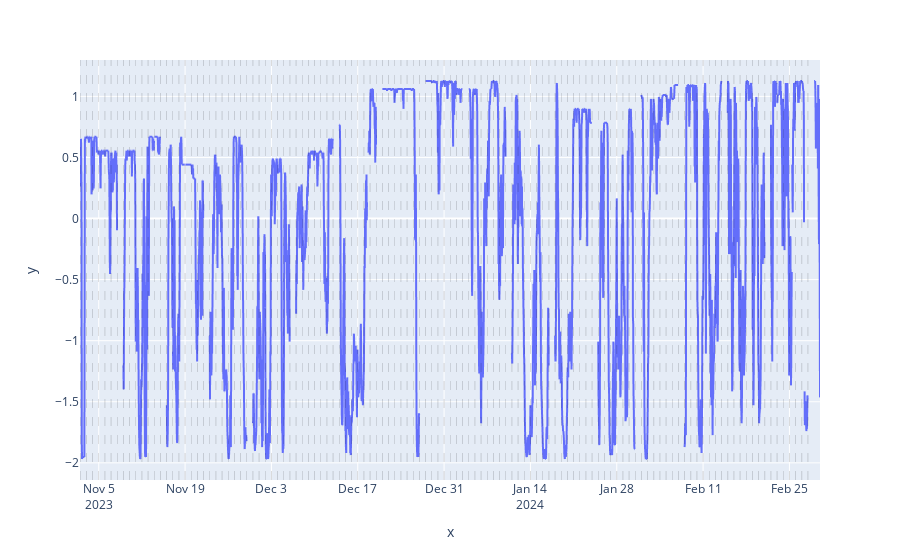

The cell this chart's notebook holds for it:
### Code cell
# Instanciate the NormalScaler
norm_scaler = NormalScaler()

# Fit and normalize
gen_data_dt_norm = norm_scaler.fit_transform(gen_data_dt_peeled)

# Plot
plot_time_serie(gen_data_dt_norm,
                "",
                "value",
                dt_index = True)

### Figure 1 — Plotly figure (JSON) as saved in the notebook; plotly's stock layout.template omitted (floating-point values rounded to 4 significant figures; data arrays with more than 128 entries replaced by an {"elided": "..."} marker saying what was removed)
{"data": [{"hovertemplate": "x=%{x}<br>y=%{y}<extra></extra>", "legendgroup": "", "line": {"color": "#636efa", "dash": "solid"}, "marker": {"symbol": "circle"}, "mode": "lines", "name": "", "showlegend": false, "type": "scattergl", "x": {"elided": "2880 str values"}, "xaxis": "x", "y": {"elided": "2880 float values"}, "yaxis": "y"}], "layout": {"legend": {"tracegroupgap": 0}, "margin": {"t": 60}, "shapes": [{"line": {"color": "black", "dash": "dash", "width": 0.5}, "opacity": 0.3, "type": "line", "x0": "2023-11-02T00:00:00", "x1": "2023-11-02T00:00:00", "xref": "x", "y0": 0, "y1": 1, "yref": "y domain"}, {"line": {"color": "black", "dash": "dash", "width": 0.5}, "opacity": 0.3, "type": "line", "x0": "2023-11-03T00:00:00", "x1": "2023-11-03T00:00:00", "xref": "x", "y0": 0, "y1": 1, "yref": "y domain"}, {"line": {"color": "black", "dash": "dash", "width": 0.5}, "opacity": 0.3, "type": "line", "x0": "2023-11-04T00:00:00", "x1": "2023-11-04T00:00:00", "xref": "x", "y0": 0, "y1": 1, "yref": "y domain"}, {"line": {"color": "black", "dash": "dash", "width": 0.5}, "opacity": 0.3, "type": "line", "x0": "2023-11-05T00:00:00", "x1": "2023-11-05T00:00:00", "xref": "x", "y0": 0, "y1": 1, "yref": "y domain"}, {"line": {"color": "black", "dash": "dash", "width": 0.5}, "opacity": 0.3, "type": "line", "x0": "2023-11-06T00:00:00", "x1": "2023-11-06T00:00:00", "xref": "x", "y0": 0, "y1": 1, "yref": "y domain"}, {"line": {"color": "black", "dash": "dash", "width": 0.5}, "opacity": 0.3, "type": "line", "x0": "2023-11-07T00:00:00", "x1": "2023-11-07T00:00:00", "xref": "x", "y0": 0, "y1": 1, "yref": "y domain"}, {"line": {"color": "black", "dash": "dash", "width": 0.5}, "opacity": 0.3, "type": "line", "x0": "2023-11-08T00:00:00", "x1": "2023-11-08T00:00:00", "xref": "x", "y0": 0, "y1": 1, "yref": "y domain"}, {"line": {"color": "black", "dash": "dash", "width": 0.5}, "opacity": 0.3, "type": "line", "x0": "2023-11-09T00:00:00", "x1": "2023-11-09T00:00:00", "xref": "x", "y0": 0, "y1": 1, "yref": "y domain"}, {"line": {"color": "black", "dash": "dash", "width": 0.5}, "opacity": 0.3, "type": "line", "x0": "2023-11-10T00:00:00", "x1": "2023-11-10T00:00:00", "xref": "x", "y0": 0, "y1": 1, "yref": "y domain"}, {"line": {"color": "black", "dash": "dash", "width": 0.5}, "opacity": 0.3, "type": "line", "x0": "2023-11-11T00:00:00", "x1": "2023-11-11T00:00:00", "xref": "x", "y0": 0, "y1": 1, "yref": "y domain"}, {"line": {"color": "black", "dash": "dash", "width": 0.5}, "opacity": 0.3, "type": "line", "x0": "2023-11-12T00:00:00", "x1": "2023-11-12T00:00:00", "xref": "x", "y0": 0, "y1": 1, "yref": "y domain"}, {"line": {"color": "black", "dash": "dash", "width": 0.5}, "opacity": 0.3, "type": "line", "x0": "2023-11-13T00:00:00", "x1": "2023-11-13T00:00:00", "xref": "x", "y0": 0, "y1": 1, "yref": "y domain"}, {"line": {"color": "black", "dash": "dash", "width": 0.5}, "opacity": 0.3, "type": "line", "x0": "2023-11-14T00:00:00", "x1": "2023-11-14T00:00:00", "xref": "x", "y0": 0, "y1": 1, "yref": "y domain"}, {"line": {"color": "black", "dash": "dash", "width": 0.5}, "opacity": 0.3, "type": "line", "x0": "2023-11-15T00:00:00", "x1": "2023-11-15T00:00:00", "xref": "x", "y0": 0, "y1": 1, "yref": "y domain"}, {"line": {"color": "black", "dash": "dash", "width": 0.5}, "opacity": 0.3, "type": "line", "x0": "2023-11-16T00:00:00", "x1": "2023-11-16T00:00:00", "xref": "x", "y0": 0, "y1": 1, "yref": "y domain"}, {"line": {"color": "black", "dash": "dash", "width": 0.5}, "opacity": 0.3, "type": "line", "x0": "2023-11-17T00:00:00", "x1": "2023-11-17T00:00:00", "xref": "x", "y0": 0, "y1": 1, "yref": "y domain"}, {"line": {"color": "black", "dash": "dash", "width": 0.5}, "opacity": 0.3, "type": "line", "x0": "2023-11-18T00:00:00", "x1": "2023-11-18T00:00:00", "xref": "x", "y0": 0, "y1": 1, "yref": "y domain"}, {"line": {"color": "black", "dash": "dash", "width": 0.5}, "opacity": 0.3, "type": "line", "x0": "2023-11-19T00:00:00", "x1": "2023-11-19T00:00:00", "xref": "x", "y0": 0, "y1": 1, "yref": "y domain"}, {"line": {"color": "black", "dash": "dash", "width": 0.5}, "opacity": 0.3, "type": "line", "x0": "2023-11-20T00:00:00", "x1": "2023-11-20T00:00:00", "xref": "x", "y0": 0, "y1": 1, "yref": "y domain"}, {"line": {"color": "black", "dash": "dash", "width": 0.5}, "opacity": 0.3, "type": "line", "x0": "2023-11-21T00:00:00", "x1": "2023-11-21T00:00:00", "xref": "x", "y0": 0, "y1": 1, "yref": "y domain"}, {"line": {"color": "black", "dash": "dash", "width": 0.5}, "opacity": 0.3, "type": "line", "x0": "2023-11-22T00:00:00", "x1": "2023-11-22T00:00:00", "xref": "x", "y0": 0, "y1": 1, "yref": "y domain"}, {"line": {"color": "black", "dash": "dash", "width": 0.5}, "opacity": 0.3, "type": "line", "x0": "2023-11-23T00:00:00", "x1": "2023-11-23T00:00:00", "xref": "x", "y0": 0, "y1": 1, "yref": "y domain"}, {"line": {"color": "black", "dash": "dash", "width": 0.5}, "opacity": 0.3, "type": "line", "x0": "2023-11-24T00:00:00", "x1": "2023-11-24T00:00:00", "xref": "x", "y0": 0, "y1": 1, "yref": "y domain"}, {"line": {"color": "black", "dash": "dash", "width": 0.5}, "opacity": 0.3, "type": "line", "x0": "2023-11-25T00:00:00", "x1": "2023-11-25T00:00:00", "xref": "x", "y0": 0, "y1": 1, "yref": "y domain"}, {"line": {"color": "black", "dash": "dash", "width": 0.5}, "opacity": 0.3, "type": "line", "x0": "2023-11-26T00:00:00", "x1": "2023-11-26T00:00:00", "xref": "x", "y0": 0, "y1": 1, "yref": "y domain"}, {"line": {"color": "black", "dash": "dash", "width": 0.5}, "opacity": 0.3, "type": "line", "x0": "2023-11-27T00:00:00", "x1": "2023-11-27T00:00:00", "xref": "x", "y0": 0, "y1": 1, "yref": "y domain"}, {"line": {"color": "black", "dash": "dash", "width": 0.5}, "opacity": 0.3, "type": "line", "x0": "2023-11-28T00:00:00", "x1": "2023-11-28T00:00:00", "xref": "x", "y0": 0, "y1": 1, "yref": "y domain"}, {"line": {"color": "black", "dash": "dash", "width": 0.5}, "opacity": 0.3, "type": "line", "x0": "2023-11-29T00:00:00", "x1": "2023-11-29T00:00:00", "xref": "x", "y0": 0, "y1": 1, "yref": "y domain"}, {"line": {"color": "black", "dash": "dash", "width": 0.5}, "opacity": 0.3, "type": "line", "x0": "2023-11-30T00:00:00", "x1": "2023-11-30T00:00:00", "xref": "x", "y0": 0, "y1": 1, "yref": "y domain"}, {"line": {"color": "black", "dash": "dash", "width": 0.5}, "opacity": 0.3, "type": "line", "x0": "2023-12-01T00:00:00", "x1": "2023-12-01T00:00:00", "xref": "x", "y0": 0, "y1": 1, "yref": "y domain"}, {"line": {"color": "black", "dash": "dash", "width": 0.5}, "opacity": 0.3, "type": "line", "x0": "2023-12-02T00:00:00", "x1": "2023-12-02T00:00:00", "xref": "x", "y0": 0, "y1": 1, "yref": "y domain"}, {"line": {"color": "black", "dash": "dash", "width": 0.5}, "opacity": 0.3, "type": "line", "x0": "2023-12-03T00:00:00", "x1": "2023-12-03T00:00:00", "xref": "x", "y0": 0, "y1": 1, "yref": "y domain"}, {"line": {"color": "black", "dash": "dash", "width": 0.5}, "opacity": 0.3, "type": "line", "x0": "2023-12-04T00:00:00", "x1": "2023-12-04T00:00:00", "xref": "x", "y0": 0, "y1": 1, "yref": "y domain"}, {"line": {"color": "black", "dash": "dash", "width": 0.5}, "opacity": 0.3, "type": "line", "x0": "2023-12-05T00:00:00", "x1": "2023-12-05T00:00:00", "xref": "x", "y0": 0, "y1": 1, "yref": "y domain"}, {"line": {"color": "black", "dash": "dash", "width": 0.5}, "opacity": 0.3, "type": "line", "x0": "2023-12-06T00:00:00", "x1": "2023-12-06T00:00:00", "xref": "x", "y0": 0, "y1": 1, "yref": "y domain"}, {"line": {"color": "black", "dash": "dash", "width": 0.5}, "opacity": 0.3, "type": "line", "x0": "2023-12-07T00:00:00", "x1": "2023-12-07T00:00:00", "xref": "x", "y0": 0, "y1": 1, "yref": "y domain"}, {"line": {"color": "black", "dash": "dash", "width": 0.5}, "opacity": 0.3, "type": "line", "x0": "2023-12-08T00:00:00", "x1": "2023-12-08T00:00:00", "xref": "x", "y0": 0, "y1": 1, "yref": "y domain"}, {"line": {"color": "black", "dash": "dash", "width": 0.5}, "opacity": 0.3, "type": "line", "x0": "2023-12-09T00:00:00", "x1": "2023-12-09T00:00:00", "xref": "x", "y0": 0, "y1": 1, "yref": "y domain"}, {"line": {"color": "black", "dash": "dash", "width": 0.5}, "opacity": 0.3, "type": "line", "x0": "2023-12-10T00:00:00", "x1": "2023-12-10T00:00:00", "xref": "x", "y0": 0, "y1": 1, "yref": "y domain"}, {"line": {"color": "black", "dash": "dash", "width": 0.5}, "opacity": 0.3, "type": "line", "x0": "2023-12-11T00:00:00", "x1": "2023-12-11T00:00:00", "xref": "x", "y0": 0, "y1": 1, "yref": "y domain"}, {"line": {"color": "black", "dash": "dash", "width": 0.5}, "opacity": 0.3, "type": "line", "x0": "2023-12-12T00:00:00", "x1": "2023-12-12T00:00:00", "xref": "x", "y0": 0, "y1": 1, "yref": "y domain"}, {"line": {"color": "black", "dash": "dash", "width": 0.5}, "opacity": 0.3, "type": "line", "x0": "2023-12-13T00:00:00", "x1": "2023-12-13T00:00:00", "xref": "x", "y0": 0, "y1": 1, "yref": "y domain"}, {"line": {"color": "black", "dash": "dash", "width": 0.5}, "opacity": 0.3, "type": "line", "x0": "2023-12-14T00:00:00", "x1": "2023-12-14T00:00:00", "xref": "x", "y0": 0, "y1": 1, "yref": "y domain"}, {"line": {"color": "black", "dash": "dash", "width": 0.5}, "opacity": 0.3, "type": "line", "x0": "2023-12-15T00:00:00", "x1": "2023-12-15T00:00:00", "xref": "x", "y0": 0, "y1": 1, "yref": "y domain"}, {"line": {"color": "black", "dash": "dash", "width": 0.5}, "opacity": 0.3, "type": "line", "x0": "2023-12-16T00:00:00", "x1": "2023-12-16T00:00:00", "xref": "x", "y0": 0, "y1": 1, "yref": "y domain"}, {"line": {"color": "black", "dash": "dash", "width": 0.5}, "opacity": 0.3, "type": "line", "x0": "2023-12-17T00:00:00", "x1": "2023-12-17T00:00:00", "xref": "x", "y0": 0, "y1": 1, "yref": "y domain"}, {"line": {"color": "black", "dash": "dash", "width": 0.5}, "opacity": 0.3, "type": "line", "x0": "2023-12-18T00:00:00", "x1": "2023-12-18T00:00:00", "xref": "x", "y0": 0, "y1": 1, "yref": "y domain"}, {"line": {"color": "black", "dash": "dash", "width": 0.5}, "opacity": 0.3, "type": "line", "x0": "2023-12-19T00:00:00", "x1": "2023-12-19T00:00:00", "xref": "x", "y0": 0, "y1": 1, "yref": "y domain"}, {"line": {"color": "black", "dash": "dash", "width": 0.5}, "opacity": 0.3, "type": "line", "x0": "2023-12-20T00:00:00", "x1": "2023-12-20T00:00:00", "xref": "x", "y0": 0, "y1": 1, "yref": "y domain"}, {"line": {"color": "black", "dash": "dash", "width": 0.5}, "opacity": 0.3, "type": "line", "x0": "2023-12-21T00:00:00", "x1": "2023-12-21T00:00:00", "xref": "x", "y0": 0, "y1": 1, "yref": "y domain"}, {"line": {"color": "black", "dash": "dash", "width": 0.5}, "opacity": 0.3, "type": "line", "x0": "2023-12-22T00:00:00", "x1": "2023-12-22T00:00:00", "xref": "x", "y0": 0, "y1": 1, "yref": "y domain"}, {"line": {"color": "black", "dash": "dash", "width": 0.5}, "opacity": 0.3, "type": "line", "x0": "2023-12-23T00:00:00", "x1": "2023-12-23T00:00:00", "xref": "x", "y0": 0, "y1": 1, "yref": "y domain"}, {"line": {"color": "black", "dash": "dash", "width": 0.5}, "opacity": 0.3, "type": "line", "x0": "2023-12-24T00:00:00", "x1": "2023-12-24T00:00:00", "xref": "x", "y0": 0, "y1": 1, "yref": "y domain"}, {"line": {"color": "black", "dash": "dash", "width": 0.5}, "opacity": 0.3, "type": "line", "x0": "2023-12-25T00:00:00", "x1": "2023-12-25T00:00:00", "xref": "x", "y0": 0, "y1": 1, "yref": "y domain"}, {"line": {"color": "black", "dash": "dash", "width": 0.5}, "opacity": 0.3, "type": "line", "x0": "2023-12-26T00:00:00", "x1": "2023-12-26T00:00:00", "xref": "x", "y0": 0, "y1": 1, "yref": "y domain"}, {"line": {"color": "black", "dash": "dash", "width": 0.5}, "opacity": 0.3, "type": "line", "x0": "2023-12-27T00:00:00", "x1": "2023-12-27T00:00:00", "xref": "x", "y0": 0, "y1": 1, "yref": "y domain"}, {"line": {"color": "black", "dash": "dash", "width": 0.5}, "opacity": 0.3, "type": "line", "x0": "2023-12-28T00:00:00", "x1": "2023-12-28T00:00:00", "xref": "x", "y0": 0, "y1": 1, "yref": "y domain"}, {"line": {"color": "black", "dash": "dash", "width": 0.5}, "opacity": 0.3, "type": "line", "x0": "2023-12-29T00:00:00", "x1": "2023-12-29T00:00:00", "xref": "x", "y0": 0, "y1": 1, "yref": "y domain"}, {"line": {"color": "black", "dash": "dash", "width": 0.5}, "opacity": 0.3, "type": "line", "x0": "2023-12-30T00:00:00", "x1": "2023-12-30T00:00:00", "xref": "x", "y0": 0, "y1": 1, "yref": "y domain"}, {"line": {"color": "black", "dash": "dash", "width": 0.5}, "opacity": 0.3, "type": "line", "x0": "2023-12-31T00:00:00", "x1": "2023-12-31T00:00:00", "xref": "x", "y0": 0, "y1": 1, "yref": "y domain"}, {"line": {"color": "black", "dash": "dash", "width": 0.5}, "opacity": 0.3, "type": "line", "x0": "2024-01-01T00:00:00", "x1": "2024-01-01T00:00:00", "xref": "x", "y0": 0, "y1": 1, "yref": "y domain"}, {"line": {"color": "black", "dash": "dash", "width": 0.5}, "opacity": 0.3, "type": "line", "x0": "2024-01-02T00:00:00", "x1": "2024-01-02T00:00:00", "xref": "x", "y0": 0, "y1": 1, "yref": "y domain"}, {"line": {"color": "black", "dash": "dash", "width": 0.5}, "opacity": 0.3, "type": "line", "x0": "2024-01-03T00:00:00", "x1": "2024-01-03T00:00:00", "xref": "x", "y0": 0, "y1": 1, "yref": "y domain"}, {"line": {"color": "black", "dash": "dash", "width": 0.5}, "opacity": 0.3, "type": "line", "x0": "2024-01-04T00:00:00", "x1": "2024-01-04T00:00:00", "xref": "x", "y0": 0, "y1": 1, "yref": "y domain"}, {"line": {"color": "black", "dash": "dash", "width": 0.5}, "opacity": 0.3, "type": "line", "x0": "2024-01-05T00:00:00", "x1": "2024-01-05T00:00:00", "xref": "x", "y0": 0, "y1": 1, "yref": "y domain"}, {"line": {"color": "black", "dash": "dash", "width": 0.5}, "opacity": 0.3, "type": "line", "x0": "2024-01-06T00:00:00", "x1": "2024-01-06T00:00:00", "xref": "x", "y0": 0, "y1": 1, "yref": "y domain"}, {"line": {"color": "black", "dash": "dash", "width": 0.5}, "opacity": 0.3, "type": "line", "x0": "2024-01-07T00:00:00", "x1": "2024-01-07T00:00:00", "xref": "x", "y0": 0, "y1": 1, "yref": "y domain"}, {"line": {"color": "black", "dash": "dash", "width": 0.5}, "opacity": 0.3, "type": "line", "x0": "2024-01-08T00:00:00", "x1": "2024-01-08T00:00:00", "xref": "x", "y0": 0, "y1": 1, "yref": "y domain"}, {"line": {"color": "black", "dash": "dash", "width": 0.5}, "opacity": 0.3, "type": "line", "x0": "2024-01-09T00:00:00", "x1": "2024-01-09T00:00:00", "xref": "x", "y0": 0, "y1": 1, "yref": "y domain"}, {"line": {"color": "black", "dash": "dash", "width": 0.5}, "opacity": 0.3, "type": "line", "x0": "2024-01-10T00:00:00", "x1": "2024-01-10T00:00:00", "xref": "x", "y0": 0, "y1": 1, "yref": "y domain"}, {"line": {"color": "black", "dash": "dash", "width": 0.5}, "opacity": 0.3, "type": "line", "x0": "2024-01-11T00:00:00", "x1": "2024-01-11T00:00:00", "xref": "x", "y0": 0, "y1": 1, "yref": "y domain"}, {"line": {"color": "black", "dash": "dash", "width": 0.5}, "opacity": 0.3, "type": "line", "x0": "2024-01-12T00:00:00", "x1": "2024-01-12T00:00:00", "xref": "x", "y0": 0, "y1": 1, "yref": "y domain"}, {"line": {"color": "black", "dash": "dash", "width": 0.5}, "opacity": 0.3, "type": "line", "x0": "2024-01-13T00:00:00", "x1": "2024-01-13T00:00:00", "xref": "x", "y0": 0, "y1": 1, "yref": "y domain"}, {"line": {"color": "black", "dash": "dash", "width": 0.5}, "opacity": 0.3, "type": "line", "x0": "2024-01-14T00:00:00", "x1": "2024-01-14T00:00:00", "xref": "x", "y0": 0, "y1": 1, "yref": "y domain"}, {"line": {"color": "black", "dash": "dash", "width": 0.5}, "opacity": 0.3, "type": "line", "x0": "2024-01-15T00:00:00", "x1": "2024-01-15T00:00:00", "xref": "x", "y0": 0, "y1": 1, "yref": "y domain"}, {"line": {"color": "black", "dash": "dash", "width": 0.5}, "opacity": 0.3, "type": "line", "x0": "2024-01-16T00:00:00", "x1": "2024-01-16T00:00:00", "xref": "x", "y0": 0, "y1": 1, "yref": "y domain"}, {"line": {"color": "black", "dash": "dash", "width": 0.5}, "opacity": 0.3, "type": "line", "x0": "2024-01-17T00:00:00", "x1": "2024-01-17T00:00:00", "xref": "x", "y0": 0, "y1": 1, "yref": "y domain"}, {"line": {"color": "black", "dash": "dash", "width": 0.5}, "opacity": 0.3, "type": "line", "x0": "2024-01-18T00:00:00", "x1": "2024-01-18T00:00:00", "xref": "x", "y0": 0, "y1": 1, "yref": "y domain"}, {"line": {"color": "black", "dash": "dash", "width": 0.5}, "opacity": 0.3, "type": "line", "x0": "2024-01-19T00:00:00", "x1": "2024-01-19T00:00:00", "xref": "x", "y0": 0, "y1": 1, "yref": "y domain"}, {"line": {"color": "black", "dash": "dash", "width": 0.5}, "opacity": 0.3, "type": "line", "x0": "2024-01-20T00:00:00", "x1": "2024-01-20T00:00:00", "xref": "x", "y0": 0, "y1": 1, "yref": "y domain"}, {"line": {"color": "black", "dash": "dash", "width": 0.5}, "opacity": 0.3, "type": "line", "x0": "2024-01-21T00:00:00", "x1": "2024-01-21T00:00:00", "xref": "x", "y0": 0, "y1": 1, "yref": "y domain"}, {"line": {"color": "black", "dash": "dash", "width": 0.5}, "opacity": 0.3, "type": "line", "x0": "2024-01-22T00:00:00", "x1": "2024-01-22T00:00:00", "xref": "x", "y0": 0, "y1": 1, "yref": "y domain"}, {"line": {"color": "black", "dash": "dash", "width": 0.5}, "opacity": 0.3, "type": "line", "x0": "2024-01-23T00:00:00", "x1": "2024-01-23T00:00:00", "xref": "x", "y0": 0, "y1": 1, "yref": "y domain"}, {"line": {"color": "black", "dash": "dash", "width": 0.5}, "opacity": 0.3, "type": "line", "x0": "2024-01-24T00:00:00", "x1": "2024-01-24T00:00:00", "xref": "x", "y0": 0, "y1": 1, "yref": "y domain"}, {"line": {"color": "black", "dash": "dash", "width": 0.5}, "opacity": 0.3, "type": "line", "x0": "2024-01-25T00:00:00", "x1": "2024-01-25T00:00:00", "xref": "x", "y0": 0, "y1": 1, "yref": "y domain"}, {"line": {"color": "black", "dash": "dash", "width": 0.5}, "opacity": 0.3, "type": "line", "x0": "2024-01-26T00:00:00", "x1": "2024-01-26T00:00:00", "xref": "x", "y0": 0, "y1": 1, "yref": "y domain"}, {"line": {"color": "black", "dash": "dash", "width": 0.5}, "opacity": 0.3, "type": "line", "x0": "2024-01-27T00:00:00", "x1": "2024-01-27T00:00:00", "xref": "x", "y0": 0, "y1": 1, "yref": "y domain"}, {"line": {"color": "black", "dash": "dash", "width": 0.5}, "opacity": 0.3, "type": "line", "x0": "2024-01-28T00:00:00", "x1": "2024-01-28T00:00:00", "xref": "x", "y0": 0, "y1": 1, "yref": "y domain"}, {"line": {"color": "black", "dash": "dash", "width": 0.5}, "opacity": 0.3, "type": "line", "x0": "2024-01-29T00:00:00", "x1": "2024-01-29T00:00:00", "xref": "x", "y0": 0, "y1": 1, "yref": "y domain"}, {"line": {"color": "black", "dash": "dash", "width": 0.5}, "opacity": 0.3, "type": "line", "x0": "2024-01-30T00:00:00", "x1": "2024-01-30T00:00:00", "xref": "x", "y0": 0, "y1": 1, "yref": "y domain"}, {"line": {"color": "black", "dash": "dash", "width": 0.5}, "opacity": 0.3, "type": "line", "x0": "2024-01-31T00:00:00", "x1": "2024-01-31T00:00:00", "xref": "x", "y0": 0, "y1": 1, "yref": "y domain"}, {"line": {"color": "black", "dash": "dash", "width": 0.5}, "opacity": 0.3, "type": "line", "x0": "2024-02-01T00:00:00", "x1": "2024-02-01T00:00:00", "xref": "x", "y0": 0, "y1": 1, "yref": "y domain"}, {"line": {"color": "black", "dash": "dash", "width": 0.5}, "opacity": 0.3, "type": "line", "x0": "2024-02-02T00:00:00", "x1": "2024-02-02T00:00:00", "xref": "x", "y0": 0, "y1": 1, "yref": "y domain"}, {"line": {"color": "black", "dash": "dash", "width": 0.5}, "opacity": 0.3, "type": "line", "x0": "2024-02-03T00:00:00", "x1": "2024-02-03T00:00:00", "xref": "x", "y0": 0, "y1": 1, "yref": "y domain"}, {"line": {"color": "black", "dash": "dash", "width": 0.5}, "opacity": 0.3, "type": "line", "x0": "2024-02-04T00:00:00", "x1": "2024-02-04T00:00:00", "xref": "x", "y0": 0, "y1": 1, "yref": "y domain"}, {"line": {"color": "black", "dash": "dash", "width": 0.5}, "opacity": 0.3, "type": "line", "x0": "2024-02-05T00:00:00", "x1": "2024-02-05T00:00:00", "xref": "x", "y0": 0, "y1": 1, "yref": "y domain"}, {"line": {"color": "black", "dash": "dash", "width": 0.5}, "opacity": 0.3, "type": "line", "x0": "2024-02-06T00:00:00", "x1": "2024-02-06T00:00:00", "xref": "x", "y0": 0, "y1": 1, "yref": "y domain"}, {"line": {"color": "black", "dash": "dash", "width": 0.5}, "opacity": 0.3, "type": "line", "x0": "2024-02-07T00:00:00", "x1": "2024-02-07T00:00:00", "xref": "x", "y0": 0, "y1": 1, "yref": "y domain"}, {"line": {"color": "black", "dash": "dash", "width": 0.5}, "opacity": 0.3, "type": "line", "x0": "2024-02-08T00:00:00", "x1": "2024-02-08T00:00:00", "xref": "x", "y0": 0, "y1": 1, "yref": "y domain"}, {"line": {"color": "black", "dash": "dash", "width": 0.5}, "opacity": 0.3, "type": "line", "x0": "2024-02-09T00:00:00", "x1": "2024-02-09T00:00:00", "xref": "x", "y0": 0, "y1": 1, "yref": "y domain"}, {"line": {"color": "black", "dash": "dash", "width": 0.5}, "opacity": 0.3, "type": "line", "x0": "2024-02-10T00:00:00", "x1": "2024-02-10T00:00:00", "xref": "x", "y0": 0, "y1": 1, "yref": "y domain"}, {"line": {"color": "black", "dash": "dash", "width": 0.5}, "opacity": 0.3, "type": "line", "x0": "2024-02-11T00:00:00", "x1": "2024-02-11T00:00:00", "xref": "x", "y0": 0, "y1": 1, "yref": "y domain"}, {"line": {"color": "black", "dash": "dash", "width": 0.5}, "opacity": 0.3, "type": "line", "x0": "2024-02-12T00:00:00", "x1": "2024-02-12T00:00:00", "xref": "x", "y0": 0, "y1": 1, "yref": "y domain"}, {"line": {"color": "black", "dash": "dash", "width": 0.5}, "opacity": 0.3, "type": "line", "x0": "2024-02-13T00:00:00", "x1": "2024-02-13T00:00:00", "xref": "x", "y0": 0, "y1": 1, "yref": "y domain"}, {"line": {"color": "black", "dash": "dash", "width": 0.5}, "opacity": 0.3, "type": "line", "x0": "2024-02-14T00:00:00", "x1": "2024-02-14T00:00:00", "xref": "x", "y0": 0, "y1": 1, "yref": "y domain"}, {"line": {"color": "black", "dash": "dash", "width": 0.5}, "opacity": 0.3, "type": "line", "x0": "2024-02-15T00:00:00", "x1": "2024-02-15T00:00:00", "xref": "x", "y0": 0, "y1": 1, "yref": "y domain"}, {"line": {"color": "black", "dash": "dash", "width": 0.5}, "opacity": 0.3, "type": "line", "x0": "2024-02-16T00:00:00", "x1": "2024-02-16T00:00:00", "xref": "x", "y0": 0, "y1": 1, "yref": "y domain"}, {"line": {"color": "black", "dash": "dash", "width": 0.5}, "opacity": 0.3, "type": "line", "x0": "2024-02-17T00:00:00", "x1": "2024-02-17T00:00:00", "xref": "x", "y0": 0, "y1": 1, "yref": "y domain"}, {"line": {"color": "black", "dash": "dash", "width": 0.5}, "opacity": 0.3, "type": "line", "x0": "2024-02-18T00:00:00", "x1": "2024-02-18T00:00:00", "xref": "x", "y0": 0, "y1": 1, "yref": "y domain"}, {"line": {"color": "black", "dash": "dash", "width": 0.5}, "opacity": 0.3, "type": "line", "x0": "2024-02-19T00:00:00", "x1": "2024-02-19T00:00:00", "xref": "x", "y0": 0, "y1": 1, "yref": "y domain"}, {"line": {"color": "black", "dash": "dash", "width": 0.5}, "opacity": 0.3, "type": "line", "x0": "2024-02-20T00:00:00", "x1": "2024-02-20T00:00:00", "xref": "x", "y0": 0, "y1": 1, "yref": "y domain"}, {"line": {"color": "black", "dash": "dash", "width": 0.5}, "opacity": 0.3, "type": "line", "x0": "2024-02-21T00:00:00", "x1": "2024-02-21T00:00:00", "xref": "x", "y0": 0, "y1": 1, "yref": "y domain"}, {"line": {"color": "black", "dash": "dash", "width": 0.5}, "opacity": 0.3, "type": "line", "x0": "2024-02-22T00:00:00", "x1": "2024-02-22T00:00:00", "xref": "x", "y0": 0, "y1": 1, "yref": "y domain"}, {"line": {"color": "black", "dash": "dash", "width": 0.5}, "opacity": 0.3, "type": "line", "x0": "2024-02-23T00:00:00", "x1": "2024-02-23T00:00:00", "xref": "x", "y0": 0, "y1": 1, "yref": "y domain"}, {"line": {"color": "black", "dash": "dash", "width": 0.5}, "opacity": 0.3, "type": "line", "x0": "2024-02-24T00:00:00", "x1": "2024-02-24T00:00:00", "xref": "x", "y0": 0, "y1": 1, "yref": "y domain"}, {"line": {"color": "black", "dash": "dash", "width": 0.5}, "opacity": 0.3, "type": "line", "x0": "2024-02-25T00:00:00", "x1": "2024-02-25T00:00:00", "xref": "x", "y0": 0, "y1": 1, "yref": "y domain"}, {"line": {"color": "black", "dash": "dash", "width": 0.5}, "opacity": 0.3, "type": "line", "x0": "2024-02-26T00:00:00", "x1": "2024-02-26T00:00:00", "xref": "x", "y0": 0, "y1": 1, "yref": "y domain"}, {"line": {"color": "black", "dash": "dash", "width": 0.5}, "opacity": 0.3, "type": "line", "x0": "2024-02-27T00:00:00", "x1": "2024-02-27T00:00:00", "xref": "x", "y0": 0, "y1": 1, "yref": "y domain"}, {"line": {"color": "black", "dash": "dash", "width": 0.5}, "opacity": 0.3, "type": "line", "x0": "2024-02-28T00:00:00", "x1": "2024-02-28T00:00:00", "xref": "x", "y0": 0, "y1": 1, "yref": "y domain"}], "xaxis": {"anchor": "y", "domain": [0, 1], "title": {"text": "x"}}, "yaxis": {"anchor": "x", "domain": [0, 1], "title": {"text": "y"}}}}
